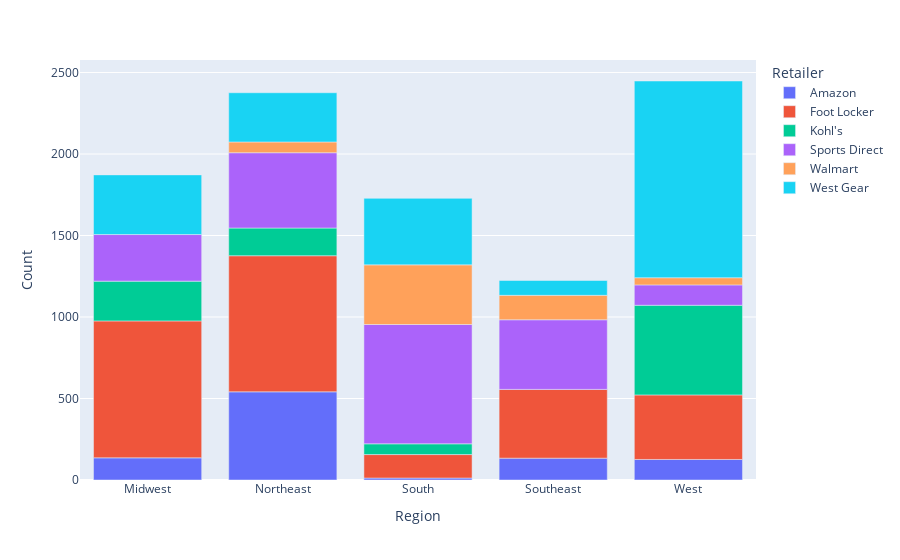

Notebook code for this chart:
### Code cell
px.bar(df_retailer_region, x = "Region", y = "Count", color = "Retailer")

### Figure 1 — Plotly figure (JSON) as saved in the notebook; plotly's stock layout.template omitted (floating-point values rounded to 4 significant figures)
{"data": [{"alignmentgroup": "True", "hovertemplate": "Retailer=Amazon<br>Region=%{x}<br>Count=%{y}<extra></extra>", "legendgroup": "Amazon", "marker": {"color": "#636efa", "pattern": {"shape": ""}}, "name": "Amazon", "offsetgroup": "Amazon", "orientation": "v", "showlegend": true, "textposition": "auto", "type": "bar", "x": ["Midwest", "Northeast", "South", "Southeast", "West"], "xaxis": "x", "y": [136, 541, 12, 134, 126], "yaxis": "y"}, {"alignmentgroup": "True", "hovertemplate": "Retailer=Foot Locker<br>Region=%{x}<br>Count=%{y}<extra></extra>", "legendgroup": "Foot Locker", "marker": {"color": "#EF553B", "pattern": {"shape": ""}}, "name": "Foot Locker", "offsetgroup": "Foot Locker", "orientation": "v", "showlegend": true, "textposition": "auto", "type": "bar", "x": ["Midwest", "Northeast", "South", "Southeast", "West"], "xaxis": "x", "y": [840, 835, 144, 422, 396], "yaxis": "y"}, {"alignmentgroup": "True", "hovertemplate": "Retailer=Kohl's<br>Region=%{x}<br>Count=%{y}<extra></extra>", "legendgroup": "Kohl's", "marker": {"color": "#00cc96", "pattern": {"shape": ""}}, "name": "Kohl's", "offsetgroup": "Kohl's", "orientation": "v", "showlegend": true, "textposition": "auto", "type": "bar", "x": ["Midwest", "Northeast", "South", "West"], "xaxis": "x", "y": [244, 170, 66, 550], "yaxis": "y"}, {"alignmentgroup": "True", "hovertemplate": "Retailer=Sports Direct<br>Region=%{x}<br>Count=%{y}<extra></extra>", "legendgroup": "Sports Direct", "marker": {"color": "#ab63fa", "pattern": {"shape": ""}}, "name": "Sports Direct", "offsetgroup": "Sports Direct", "orientation": "v", "showlegend": true, "textposition": "auto", "type": "bar", "x": ["Midwest", "Northeast", "South", "Southeast", "West"], "xaxis": "x", "y": [286, 462, 732, 427, 125], "yaxis": "y"}, {"alignmentgroup": "True", "hovertemplate": "Retailer=Walmart<br>Region=%{x}<br>Count=%{y}<extra></extra>", "legendgroup": "Walmart", "marker": {"color": "#FFA15A", "pattern": {"shape": ""}}, "name": "Walmart", "offsetgroup": "Walmart", "orientation": "v", "showlegend": true, "textposition": "auto", "type": "bar", "x": ["Northeast", "South", "Southeast", "West"], "xaxis": "x", "y": [66, 366, 150, 44], "yaxis": "y"}, {"alignmentgroup": "True", "hovertemplate": "Retailer=West Gear<br>Region=%{x}<br>Count=%{y}<extra></extra>", "legendgroup": "West Gear", "marker": {"color": "#19d3f3", "pattern": {"shape": ""}}, "name": "West Gear", "offsetgroup": "West Gear", "orientation": "v", "showlegend": true, "textposition": "auto", "type": "bar", "x": ["Midwest", "Northeast", "South", "Southeast", "West"], "xaxis": "x", "y": [366, 302, 408, 91, 1207], "yaxis": "y"}], "layout": {"barmode": "relative", "legend": {"title": {"text": "Retailer"}, "tracegroupgap": 0}, "margin": {"t": 60}, "xaxis": {"anchor": "y", "domain": [0, 1], "title": {"text": "Region"}}, "yaxis": {"anchor": "x", "domain": [0, 1], "title": {"text": "Count"}}}}
